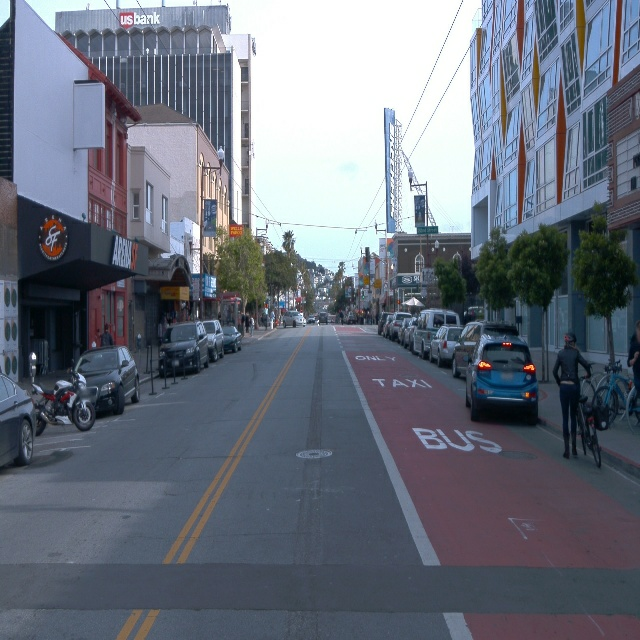
#> input picture 01_ObjectDetection/test_video/frame_0.png, 640 x 640 px; its folder holds only this picture in this run
$ python OPENCV_ImageObjectDetection.py
#> lines starting #> are read from the running program, lines starting #| are printed output that depends on the picture
import cv2
import os
import imageio

# Load the pre-trained classifiers for car and person detection
car_classifier = cv2.CascadeClassifier('models/haarcascade_car.xml')
person_classifier = cv2.CascadeClassifier('models/haarcascade_fullbody.xml')

# Add images in array
images_folder = 'test_video'
image_files = [os.path.join(images_folder, file) for file in os.listdir(images_folder) if file.endswith(('png', 'jpg', 'jpeg'))]

images = []
for image in sorted(image_files):
    # Convert the image to grayscale
    img = cv2.imread(image)
#> img is the input picture: shape (640, 640, 3); mean B, G, R 123.9, 111.8, 105.1
    gray = cv2.cvtColor(img, cv2.COLOR_BGR2GRAY)
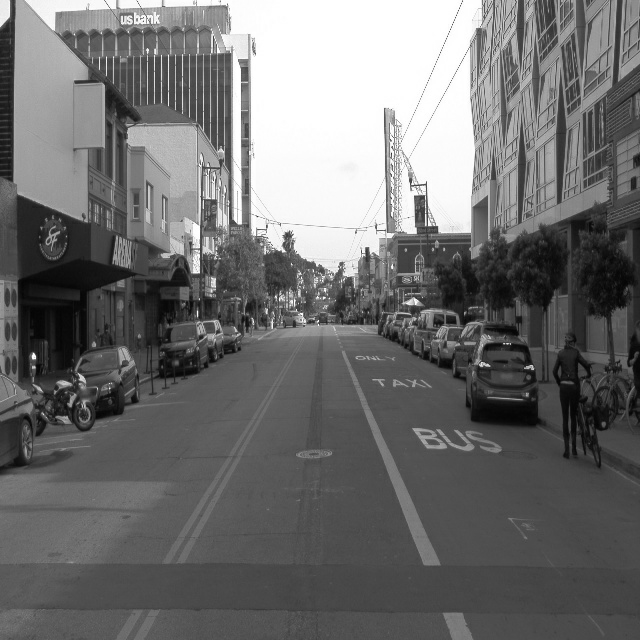
#> gray: shape (640, 640); min 3, max 255, mean 111.1

    # Detect cars in the image
    cars = car_classifier.detectMultiScale(gray, scaleFactor=1.1, minNeighbors=5)
#> cars = ()
    # Detect persons in the image
    persons = person_classifier.detectMultiScale(gray, scaleFactor=1.1, minNeighbors=5)
#> persons = ()

    # Draw rectangles around the detected cars
    for (x, y, w, h) in cars:
        cv2.rectangle(img, (x, y), (x + w, y + h), (0, 255, 0), 2)
#> this loop made 0 passes

    # Draw rectangles around the detected persons
    for (x, y, w, h) in persons:
        cv2.rectangle(img, (x, y), (x + w, y + h), (255, 0, 0), 2)

    # Resize the image (to keep the same aspect ratio, use interpolation=cv2.INTER_AREA)
    img_resized = cv2.resize(img, (200, 200), interpolation=cv2.INTER_AREA)
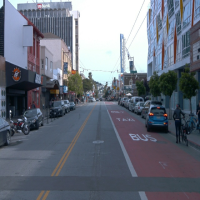
#> img_resized: shape (200, 200, 3); mean B, G, R 123.9, 111.8, 105.1
    images.append(img_resized)

imageio.mimsave('OPENCV_output_gif.gif', images, duration=0.5)  # Adjust duration between frames as needed

$ run again, on 01_ObjectDetection/test_video/frame_12.png
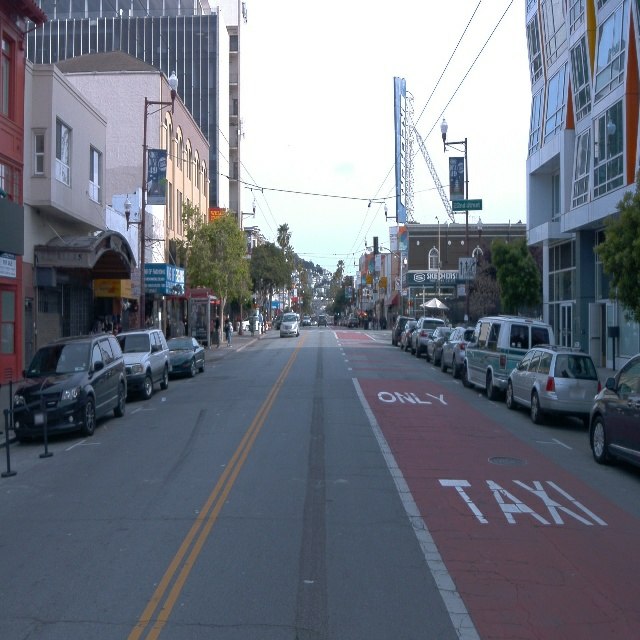
#> input picture 01_ObjectDetection/test_video/frame_12.png, 640 x 640 px
#> img is the input picture: shape (640, 640, 3); mean B, G, R 128.7, 117.1, 111.6
#> `gray = cv2.cvtColor(img, cv2.COLOR_BGR2GRAY)`:
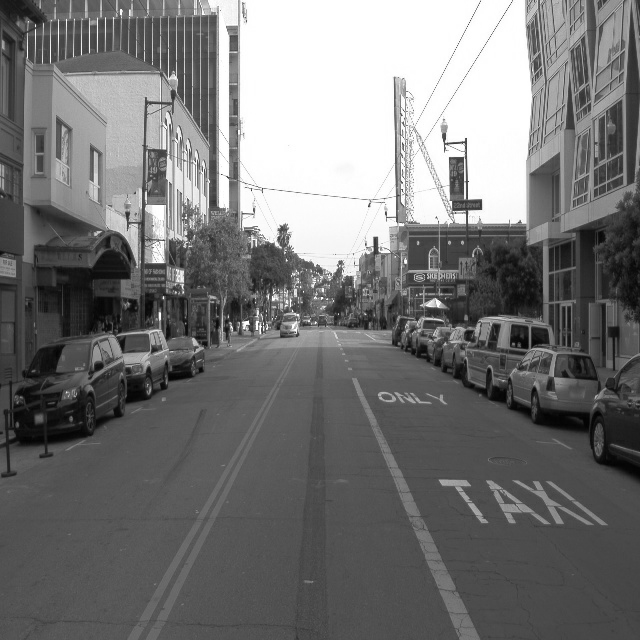
#> gray: shape (640, 640); min 2, max 255, mean 116.8
#> cars = ()
#> `img_resized = cv2.resize(img, (200, 200), interpolation=cv2.INTER_AREA)`:
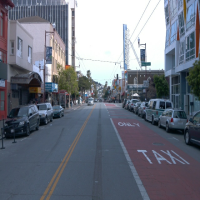
#> img_resized: shape (200, 200, 3); mean B, G, R 128.7, 117.1, 111.6
